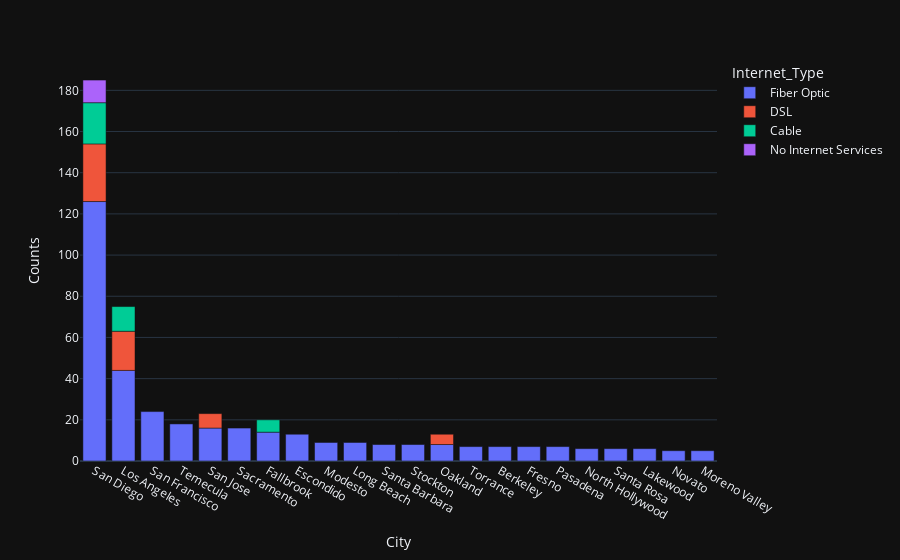

Write notebook code for a chart like this one.
### Markdown cell above
Fiber Optic is the leading internet service around 41% (3035 customers) of the revenue is generated by this service, where as churn rate is almost equal to that.

### Code cell
df_g = churned.groupby(['Internet_Type', 'City']).size().sort_values(ascending=False).reset_index()[:30]
df_g.columns = ['Internet_Type', 'City', 'Counts']
fig=px.bar(df_g, x='City', y='Counts', color='Internet_Type')
fig.update_layout(
    autosize=True)

### Figure 1 — Plotly figure (JSON) as saved in the notebook; plotly's stock layout.template omitted (floating-point values rounded to 4 significant figures)
{"data": [{"alignmentgroup": "True", "hovertemplate": "Internet_Type=Fiber Optic<br>City=%{x}<br>Counts=%{y}<extra></extra>", "legendgroup": "Fiber Optic", "marker": {"color": "#636efa", "pattern": {"shape": ""}}, "name": "Fiber Optic", "offsetgroup": "Fiber Optic", "orientation": "v", "showlegend": true, "textposition": "auto", "x": ["San Diego", "Los Angeles", "San Francisco", "Temecula", "San Jose", "Sacramento", "Fallbrook", "Escondido", "Modesto", "Long Beach", "Santa Barbara", "Stockton", "Oakland", "Torrance", "Berkeley", "Fresno", "Pasadena", "North Hollywood", "Santa Rosa", "Lakewood", "Novato", "Moreno Valley"], "xaxis": "x", "y": [126, 44, 24, 18, 16, 16, 14, 13, 9, 9, 8, 8, 8, 7, 7, 7, 7, 6, 6, 6, 5, 5], "yaxis": "y", "type": "bar"}, {"alignmentgroup": "True", "hovertemplate": "Internet_Type=DSL<br>City=%{x}<br>Counts=%{y}<extra></extra>", "legendgroup": "DSL", "marker": {"color": "#EF553B", "pattern": {"shape": ""}}, "name": "DSL", "offsetgroup": "DSL", "orientation": "v", "showlegend": true, "textposition": "auto", "x": ["San Diego", "Los Angeles", "San Jose", "Oakland"], "xaxis": "x", "y": [28, 19, 7, 5], "yaxis": "y", "type": "bar"}, {"alignmentgroup": "True", "hovertemplate": "Internet_Type=Cable<br>City=%{x}<br>Counts=%{y}<extra></extra>", "legendgroup": "Cable", "marker": {"color": "#00cc96", "pattern": {"shape": ""}}, "name": "Cable", "offsetgroup": "Cable", "orientation": "v", "showlegend": true, "textposition": "auto", "x": ["San Diego", "Los Angeles", "Fallbrook"], "xaxis": "x", "y": [20, 12, 6], "yaxis": "y", "type": "bar"}, {"alignmentgroup": "True", "hovertemplate": "Internet_Type=No Internet Services<br>City=%{x}<br>Counts=%{y}<extra></extra>", "legendgroup": "No Internet Services", "marker": {"color": "#ab63fa", "pattern": {"shape": ""}}, "name": "No Internet Services", "offsetgroup": "No Internet Services", "orientation": "v", "showlegend": true, "textposition": "auto", "x": ["San Diego"], "xaxis": "x", "y": [11], "yaxis": "y", "type": "bar"}], "layout": {"xaxis": {"anchor": "y", "domain": [0.0, 1.0], "title": {"text": "City"}}, "yaxis": {"anchor": "x", "domain": [0.0, 1.0], "title": {"text": "Counts"}}, "legend": {"title": {"text": "Internet_Type"}, "tracegroupgap": 0}, "margin": {"t": 60}, "barmode": "relative", "autosize": true}}
